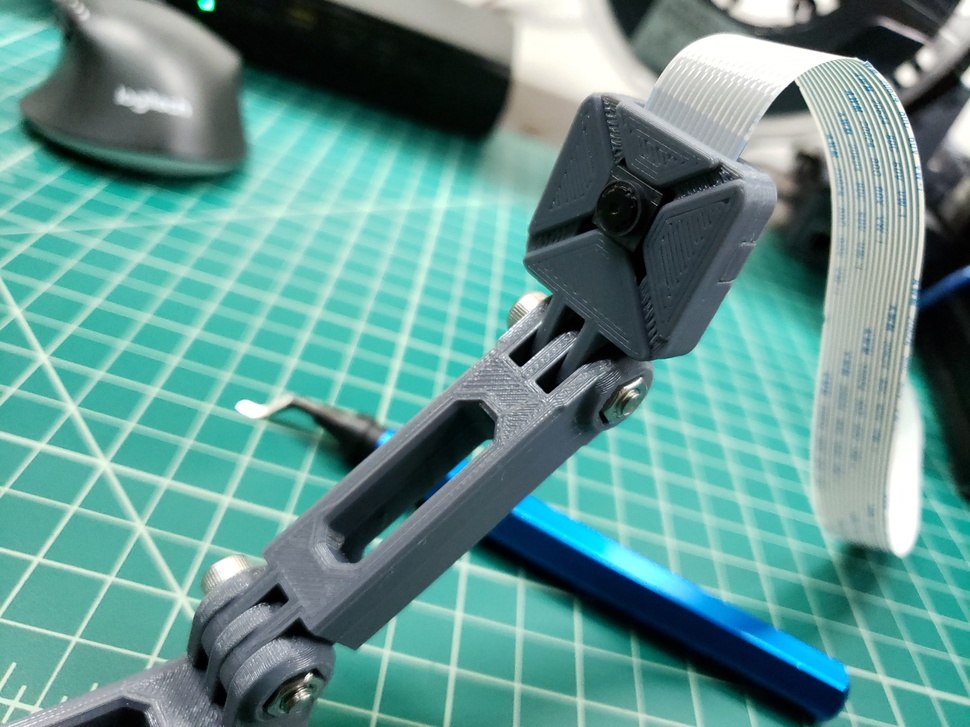
#> input picture CAO_SolidWorks/3167350_Raspberry_Pi_Camera_V2_Case/images/20181021_031637.jpg, 970 x 727 px, shrunk from 4032 x 3024 before the run, given in place of the camera
$ python camera_filtering.py
#> lines starting #> are read from the running program, lines starting #| are printed output that depends on the picture; after the words box and inside, x2 and y2 are one past the last pixel; in counts of white or black regions, pixels touching at a corner belong together
import cv2
import numpy as np
import os

cap = cv2.VideoCapture(0)

while True:
    _, img = cap.read()
#> img is the input picture: shape (727, 970, 3); mean B, G, R 143.8, 149.1, 99.5

    hsv = cv2.cvtColor(img,cv2.COLOR_BGR2HSV)
#> hsv: shape (727, 970, 3); mean H, S, V 82.3, 96.3, 152

    #lower red
    lower_red = np.array([0,50,50])
    upper_red = np.array([10,255,255])
    #upper red
    lower_red2 = np.array([170,50,50])
    upper_red2 = np.array([180,255,255])
    #red masks
    red_mask = cv2.inRange(hsv, lower_red, upper_red)
#> red_mask: shape (727, 970); every value is 0
    red_res = cv2.bitwise_and(img,img, mask= red_mask)
#> red_res: shape (727, 970, 3); every value is 0
    red_mask2 = cv2.inRange(hsv, lower_red2, upper_red2)
    red_res2 = cv2.bitwise_and(img,img, mask= red_mask2)
    #combine reds
    red = red_res+red_res2
    #Add the contours
    contours = cv2.findContours(red_mask2.copy(),cv2.RETR_TREE, cv2.CHAIN_APPROX_SIMPLE)[-2]
#> contours = []
    if len(contours) > 0:
        red_area = max(contours, key=cv2.contourArea)
        x, y, w, h = cv2.boundingRect(red_area)
        cv2.rectangle(red,(x, y),(x+w, y+h),(0, 0, 255), 2)

    #lower green
    lower_green = np.array([36,10,10])
    upper_green = np.array([86,255,255])
    #red masks
    green_mask = cv2.inRange(hsv, lower_green, upper_green)
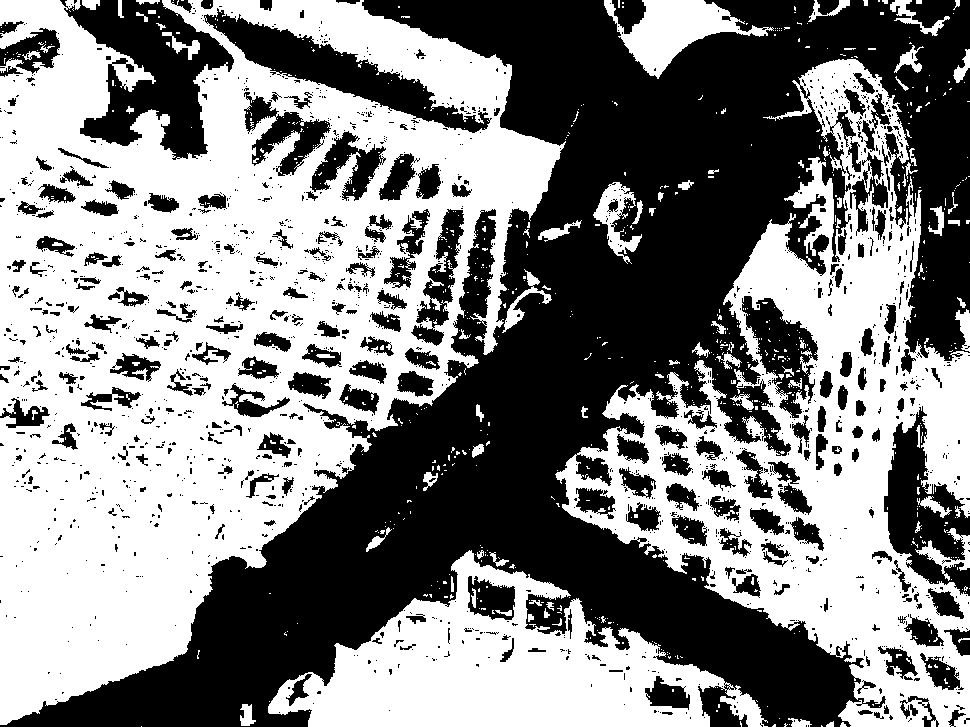
#> green_mask: shape (727, 970); 51.9% white; 1605 black regions (1319 under 20 px)
    green = cv2.bitwise_and(img,img, mask= green_mask)
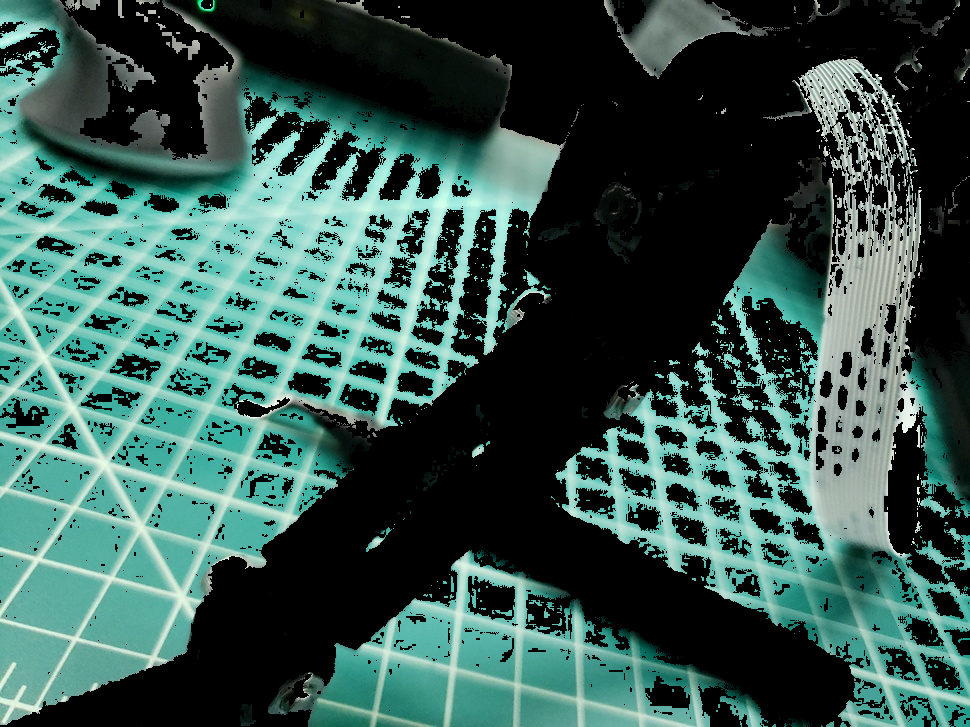
#> green: shape (727, 970, 3); mean B, G, R 79.7, 86, 54.1
    #Add the contours
    contours = cv2.findContours(green_mask.copy(),cv2.RETR_TREE, cv2.CHAIN_APPROX_SIMPLE)[-2]
#> contours = 3276 contours, 2821 with area under 20; largest, box (x1, y1, x2, y2) and area: (0, 0, 566, 725) 253160, (555, 59, 970, 727) 118056, (268, 550, 768, 727) 43172, (203, 7, 491, 134) 9344, (604, 0, 774, 79) 5115
    if len(contours) > 0:
        green_area = max(contours, key=cv2.contourArea)
#> green_area = contour of 2465 points, box (x1, y1, x2, y2) (0, 0, 566, 725), area 253160
        x, y, w, h = cv2.boundingRect(green_area)
#> x = 0; y = 0; w = 566; h = 725
        cv2.rectangle(green,(x, y),(x+w, y+h),(0, 255, 0), 2)
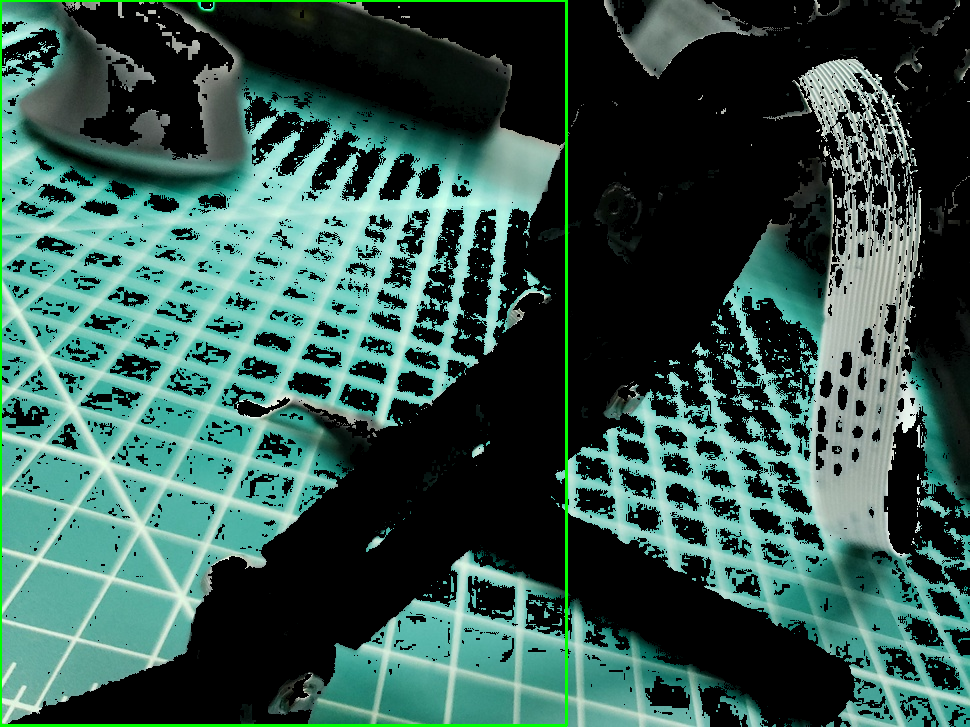
#> green: shape (727, 970, 3); 0.91% of pixels changed, all inside (x1, y1, x2, y2) = (0, 0, 568, 727)


    cv2.imshow('red',red)
    cv2.imshow('green',green)


    key = cv2.waitKey(1)
#> (key Esc is pressed here)
    if key == 27:
        break

$ run again, on CAO_SolidWorks/3167350_Raspberry_Pi_Camera_V2_Case/images/20181021_034944.jpg
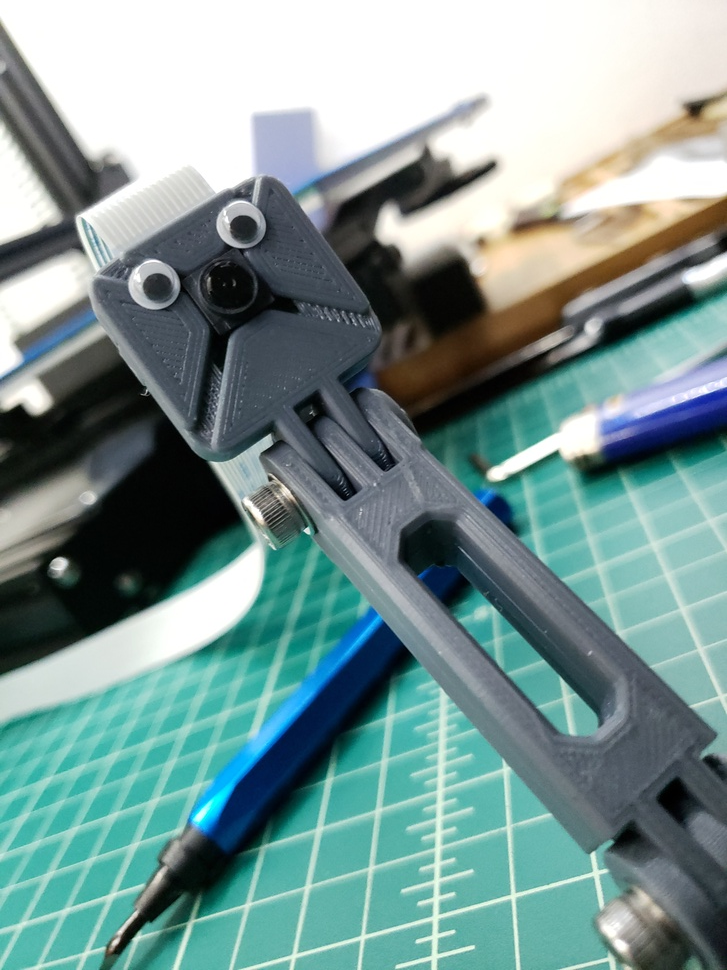
#> input picture CAO_SolidWorks/3167350_Raspberry_Pi_Camera_V2_Case/images/20181021_034944.jpg, 727 x 970 px, shrunk from 3024 x 4032 before the run, given in place of the camera
#> img is the input picture: shape (970, 727, 3); mean B, G, R 148.4, 150.4, 123.2
#> hsv: shape (970, 727, 3); mean H, S, V 68.8, 74, 155.9
#> `red_mask = cv2.inRange(hsv, lower_red, upper_red)`:
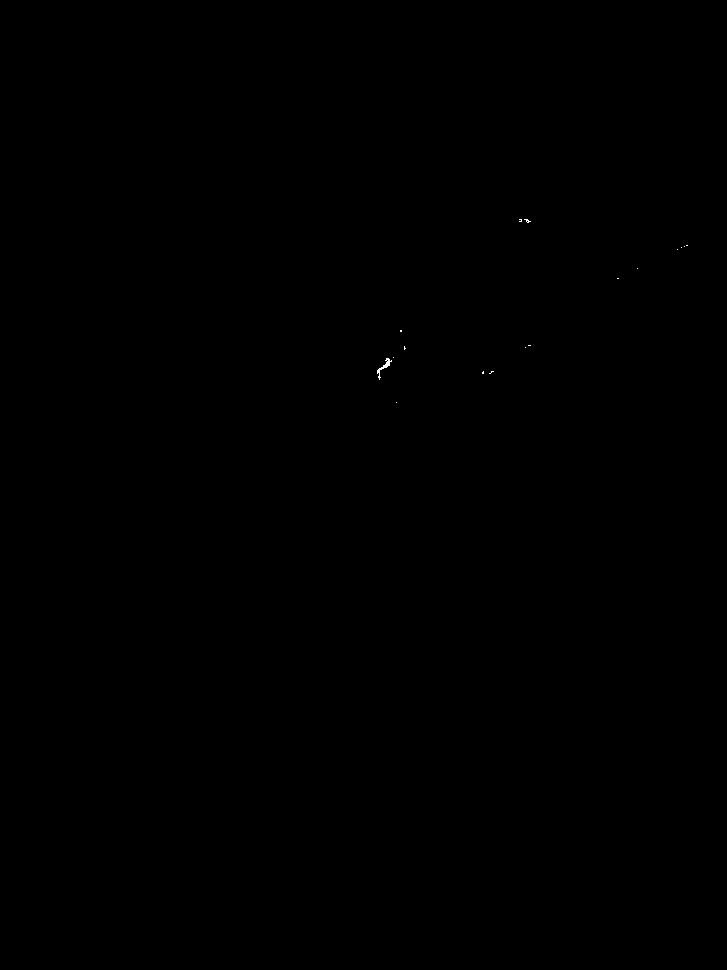
#> red_mask: shape (970, 727); 0.02% white in thin lines or dots, all inside (x1, y1, x2, y2) = (377, 219, 688, 403)
#> red_mask2: shape (970, 727); 0% white in thin lines or dots, all inside (x1, y1, x2, y2) = (376, 372, 377, 373)
#> `contours = cv2.findContours(red_mask2.copy(),cv2.RETR_TREE, cv2.CHAIN_..`: contours = [[[376, 372]]]
#> red_area = [[376, 372]]
#> `x, y, w, h = cv2.boundingRect(red_area)`: x = 376; y = 372; w = 1
#> green_mask: shape (970, 727); 25.5% white; 822 white regions (720 under 20 px)
#> `contours = cv2.findContours(green_mask.copy(),cv2.RETR_TREE, cv2.CHAIN..`: contours = 2446 contours, 2127 with area under 20; largest, box (x1, y1, x2, y2) and area: (0, 454, 727, 970) 166351, (415, 353, 727, 718) 36884, (0, 334, 162, 507) 12092, (87, 546, 263, 667) 8518, (629, 461, 701, 537) 3062
#> green_area = contour of 3916 points, box (x1, y1, x2, y2) (0, 454, 727, 970), area 166351
#> `x, y, w, h = cv2.boundingRect(green_area)`: x = 0; y = 454; w = 727; h = 516
#> `cv2.rectangle(green,(x, y),(x+w, y+h),(0, 255, 0), 2)`:
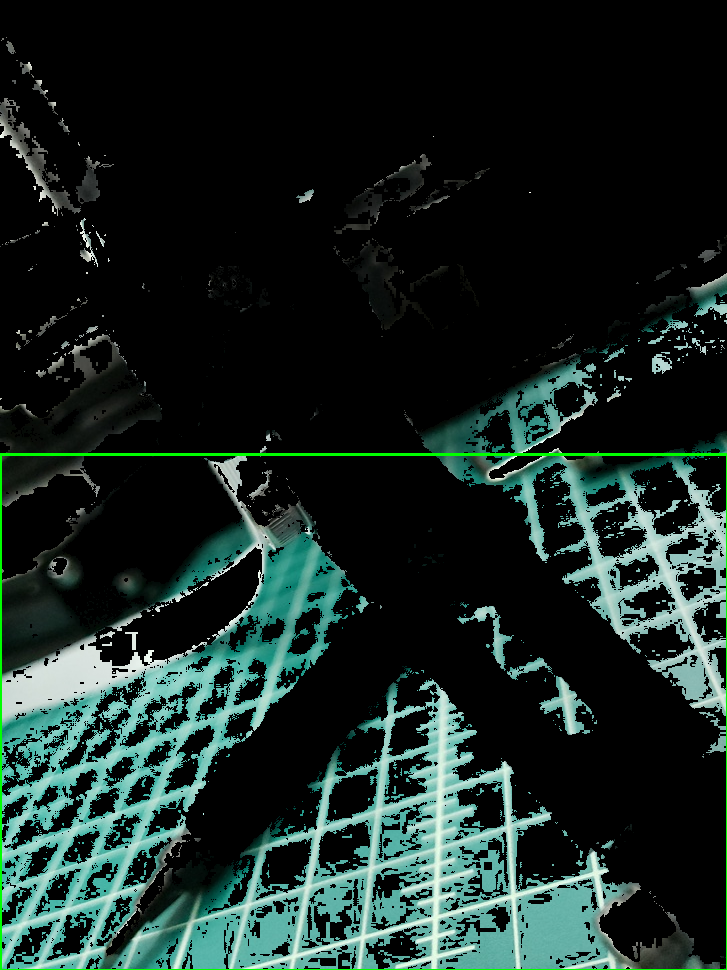
#> green: shape (970, 727, 3); mean B, G, R 35.6, 39.7, 24.7
